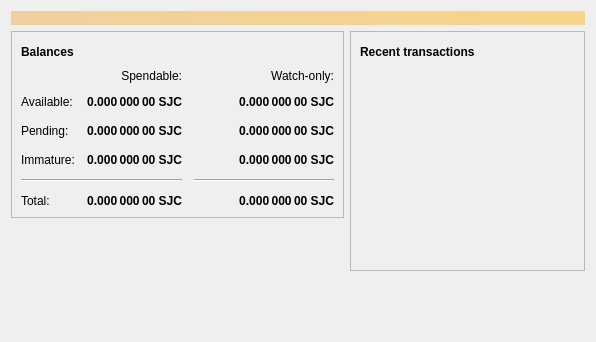
<?xml version="1.0" encoding="UTF-8"?>
<ui version="4.0">
 <class>OverviewPage</class>
 <widget class="QWidget" name="OverviewPage">
  <property name="geometry">
   <rect>
    <x>0</x>
    <y>0</y>
    <width>596</width>
    <height>342</height>
   </rect>
  </property>
  <property name="windowTitle">
   <string>Form</string>
  </property>
  <layout class="QVBoxLayout" name="topLayout">
   <item>
    <widget class="QLabel" name="labelAlerts">
     <property name="visible">
      <bool>false</bool>
     </property>
     <property name="styleSheet">
      <string notr="true">QLabel { background-color: qlineargradient(x1: 0, y1: 0, x2: 1, y2: 0, stop:0 #F0D0A0, stop:1 #F8D488); color:#000000; }</string>
     </property>
     <property name="wordWrap">
      <bool>true</bool>
     </property>
     <property name="margin">
      <number>3</number>
     </property>
     <property name="textInteractionFlags">
      <set>Qt::TextSelectableByMouse</set>
     </property>
    </widget>
   </item>
   <item>
    <layout class="QHBoxLayout" name="horizontalLayout" stretch="1,1">
     <item>
      <layout class="QVBoxLayout" name="verticalLayout_2">
       <item>
        <widget class="QFrame" name="frame">
         <property name="frameShape">
          <enum>QFrame::StyledPanel</enum>
         </property>
         <property name="frameShadow">
          <enum>QFrame::Raised</enum>
         </property>
         <layout class="QVBoxLayout" name="verticalLayout_4">
          <item>
           <layout class="QHBoxLayout" name="horizontalLayout_4">
            <item>
             <widget class="QLabel" name="label_5">
              <property name="font">
               <font>
                <weight>75</weight>
                <bold>true</bold>
               </font>
              </property>
              <property name="text">
               <string>Balances</string>
              </property>
             </widget>
            </item>
            <item>
             <widget class="QPushButton" name="labelWalletStatus">
              <property name="enabled">
               <bool>true</bool>
              </property>
              <property name="maximumSize">
               <size>
                <width>30</width>
                <height>16777215</height>
               </size>
              </property>
              <property name="toolTip">
               <string>The displayed information may be out of date. Your wallet automatically synchronizes with the Sojucoin network after a connection is established, but this process has not completed yet.</string>
              </property>
              <property name="text">
               <string/>
              </property>
              <property name="icon">
               <iconset resource="../bitcoin.qrc">
                <normaloff>:/icons/warning</normaloff>
                <disabledoff>:/icons/warning</disabledoff>:/icons/warning</iconset>
              </property>
              <property name="iconSize">
               <size>
                <width>24</width>
                <height>24</height>
               </size>
              </property>
              <property name="flat">
               <bool>true</bool>
              </property>
             </widget>
            </item>
            <item>
             <spacer name="horizontalSpacer_3">
              <property name="orientation">
               <enum>Qt::Horizontal</enum>
              </property>
              <property name="sizeHint" stdset="0">
               <size>
                <width>40</width>
                <height>20</height>
               </size>
              </property>
             </spacer>
            </item>
           </layout>
          </item>
          <item>
           <layout class="QGridLayout" name="gridLayout">
            <property name="spacing">
             <number>12</number>
            </property>
            <item row="2" column="2">
             <widget class="QLabel" name="labelWatchPending">
              <property name="font">
               <font>
                <weight>75</weight>
                <bold>true</bold>
               </font>
              </property>
              <property name="cursor">
               <cursorShape>IBeamCursor</cursorShape>
              </property>
              <property name="toolTip">
               <string>Unconfirmed transactions to watch-only addresses</string>
              </property>
              <property name="text">
               <string notr="true">0.000 000 00 SJC</string>
              </property>
              <property name="alignment">
               <set>Qt::AlignRight|Qt::AlignTrailing|Qt::AlignVCenter</set>
              </property>
              <property name="textInteractionFlags">
               <set>Qt::LinksAccessibleByMouse|Qt::TextSelectableByKeyboard|Qt::TextSelectableByMouse</set>
              </property>
             </widget>
            </item>
            <item row="2" column="1">
             <widget class="QLabel" name="labelUnconfirmed">
              <property name="font">
               <font>
                <weight>75</weight>
                <bold>true</bold>
               </font>
              </property>
              <property name="cursor">
               <cursorShape>IBeamCursor</cursorShape>
              </property>
              <property name="toolTip">
               <string>Total of transactions that have yet to be confirmed, and do not yet count toward the spendable balance</string>
              </property>
              <property name="text">
               <string notr="true">0.000 000 00 SJC</string>
              </property>
              <property name="alignment">
               <set>Qt::AlignRight|Qt::AlignTrailing|Qt::AlignVCenter</set>
              </property>
              <property name="textInteractionFlags">
               <set>Qt::LinksAccessibleByMouse|Qt::TextSelectableByKeyboard|Qt::TextSelectableByMouse</set>
              </property>
             </widget>
            </item>
            <item row="3" column="2">
             <widget class="QLabel" name="labelWatchImmature">
              <property name="font">
               <font>
                <weight>75</weight>
                <bold>true</bold>
               </font>
              </property>
              <property name="cursor">
               <cursorShape>IBeamCursor</cursorShape>
              </property>
              <property name="toolTip">
               <string>Mined balance in watch-only addresses that has not yet matured</string>
              </property>
              <property name="text">
               <string notr="true">0.000 000 00 SJC</string>
              </property>
              <property name="alignment">
               <set>Qt::AlignRight|Qt::AlignTrailing|Qt::AlignVCenter</set>
              </property>
              <property name="textInteractionFlags">
               <set>Qt::LinksAccessibleByMouse|Qt::TextSelectableByKeyboard|Qt::TextSelectableByMouse</set>
              </property>
             </widget>
            </item>
            <item row="4" column="0" colspan="2">
             <widget class="Line" name="line">
              <property name="orientation">
               <enum>Qt::Horizontal</enum>
              </property>
             </widget>
            </item>
            <item row="4" column="2">
             <widget class="Line" name="lineWatchBalance">
              <property name="sizePolicy">
               <sizepolicy hsizetype="Preferred" vsizetype="Fixed">
                <horstretch>0</horstretch>
                <verstretch>0</verstretch>
               </sizepolicy>
              </property>
              <property name="minimumSize">
               <size>
                <width>140</width>
                <height>0</height>
               </size>
              </property>
              <property name="orientation">
               <enum>Qt::Horizontal</enum>
              </property>
             </widget>
            </item>
            <item row="5" column="0">
             <widget class="QLabel" name="labelTotalText">
              <property name="text">
               <string>Total:</string>
              </property>
             </widget>
            </item>
            <item row="3" column="1">
             <widget class="QLabel" name="labelImmature">
              <property name="font">
               <font>
                <weight>75</weight>
                <bold>true</bold>
               </font>
              </property>
              <property name="cursor">
               <cursorShape>IBeamCursor</cursorShape>
              </property>
              <property name="toolTip">
               <string>Mined balance that has not yet matured</string>
              </property>
              <property name="text">
               <string notr="true">0.000 000 00 SJC</string>
              </property>
              <property name="alignment">
               <set>Qt::AlignRight|Qt::AlignTrailing|Qt::AlignVCenter</set>
              </property>
              <property name="textInteractionFlags">
               <set>Qt::LinksAccessibleByMouse|Qt::TextSelectableByKeyboard|Qt::TextSelectableByMouse</set>
              </property>
             </widget>
            </item>
            <item row="2" column="3">
             <spacer name="horizontalSpacer_2">
              <property name="orientation">
               <enum>Qt::Horizontal</enum>
              </property>
              <property name="sizeHint" stdset="0">
               <size>
                <width>40</width>
                <height>20</height>
               </size>
              </property>
             </spacer>
            </item>
            <item row="3" column="0">
             <widget class="QLabel" name="labelImmatureText">
              <property name="text">
               <string>Immature:</string>
              </property>
             </widget>
            </item>
            <item row="5" column="1">
             <widget class="QLabel" name="labelTotal">
              <property name="font">
               <font>
                <weight>75</weight>
                <bold>true</bold>
               </font>
              </property>
              <property name="cursor">
               <cursorShape>IBeamCursor</cursorShape>
              </property>
              <property name="toolTip">
               <string>Your current total balance</string>
              </property>
              <property name="text">
               <string notr="true">0.000 000 00 SJC</string>
              </property>
              <property name="alignment">
               <set>Qt::AlignRight|Qt::AlignTrailing|Qt::AlignVCenter</set>
              </property>
              <property name="textInteractionFlags">
               <set>Qt::LinksAccessibleByMouse|Qt::TextSelectableByKeyboard|Qt::TextSelectableByMouse</set>
              </property>
             </widget>
            </item>
            <item row="5" column="2">
             <widget class="QLabel" name="labelWatchTotal">
              <property name="font">
               <font>
                <weight>75</weight>
                <bold>true</bold>
               </font>
              </property>
              <property name="cursor">
               <cursorShape>IBeamCursor</cursorShape>
              </property>
              <property name="toolTip">
               <string>Current total balance in watch-only addresses</string>
              </property>
              <property name="text">
               <string notr="true">0.000 000 00 SJC</string>
              </property>
              <property name="alignment">
               <set>Qt::AlignRight|Qt::AlignTrailing|Qt::AlignVCenter</set>
              </property>
              <property name="textInteractionFlags">
               <set>Qt::LinksAccessibleByMouse|Qt::TextSelectableByKeyboard|Qt::TextSelectableByMouse</set>
              </property>
             </widget>
            </item>
            <item row="0" column="2">
             <widget class="QLabel" name="labelWatchonly">
              <property name="text">
               <string>Watch-only:</string>
              </property>
              <property name="alignment">
               <set>Qt::AlignRight|Qt::AlignTrailing|Qt::AlignVCenter</set>
              </property>
             </widget>
            </item>
            <item row="1" column="0">
             <widget class="QLabel" name="labelBalanceText">
              <property name="text">
               <string>Available:</string>
              </property>
             </widget>
            </item>
            <item row="1" column="1">
             <widget class="QLabel" name="labelBalance">
              <property name="font">
               <font>
                <weight>75</weight>
                <bold>true</bold>
               </font>
              </property>
              <property name="cursor">
               <cursorShape>IBeamCursor</cursorShape>
              </property>
              <property name="toolTip">
               <string>Your current spendable balance</string>
              </property>
              <property name="text">
               <string notr="true">0.000 000 00 SJC</string>
              </property>
              <property name="alignment">
               <set>Qt::AlignRight|Qt::AlignTrailing|Qt::AlignVCenter</set>
              </property>
              <property name="textInteractionFlags">
               <set>Qt::LinksAccessibleByMouse|Qt::TextSelectableByKeyboard|Qt::TextSelectableByMouse</set>
              </property>
             </widget>
            </item>
            <item row="1" column="2">
             <widget class="QLabel" name="labelWatchAvailable">
              <property name="font">
               <font>
                <weight>75</weight>
                <bold>true</bold>
               </font>
              </property>
              <property name="cursor">
               <cursorShape>IBeamCursor</cursorShape>
              </property>
              <property name="toolTip">
               <string>Your current balance in watch-only addresses</string>
              </property>
              <property name="text">
               <string notr="true">0.000 000 00 SJC</string>
              </property>
              <property name="alignment">
               <set>Qt::AlignRight|Qt::AlignTrailing|Qt::AlignVCenter</set>
              </property>
              <property name="textInteractionFlags">
               <set>Qt::LinksAccessibleByMouse|Qt::TextSelectableByKeyboard|Qt::TextSelectableByMouse</set>
              </property>
             </widget>
            </item>
            <item row="2" column="0">
             <widget class="QLabel" name="labelPendingText">
              <property name="text">
               <string>Pending:</string>
              </property>
             </widget>
            </item>
            <item row="0" column="1">
             <widget class="QLabel" name="labelSpendable">
              <property name="text">
               <string>Spendable:</string>
              </property>
              <property name="alignment">
               <set>Qt::AlignRight|Qt::AlignTrailing|Qt::AlignVCenter</set>
              </property>
             </widget>
            </item>
           </layout>
          </item>
         </layout>
        </widget>
       </item>
       <item>
        <spacer name="verticalSpacer">
         <property name="orientation">
          <enum>Qt::Vertical</enum>
         </property>
         <property name="sizeHint" stdset="0">
          <size>
           <width>20</width>
           <height>40</height>
          </size>
         </property>
        </spacer>
       </item>
      </layout>
     </item>
     <item>
      <layout class="QVBoxLayout" name="verticalLayout_3">
       <item>
        <widget class="QFrame" name="frame_2">
         <property name="frameShape">
          <enum>QFrame::StyledPanel</enum>
         </property>
         <property name="frameShadow">
          <enum>QFrame::Raised</enum>
         </property>
         <layout class="QVBoxLayout" name="verticalLayout">
          <item>
           <layout class="QHBoxLayout" name="horizontalLayout_2">
            <item>
             <widget class="QLabel" name="label_4">
              <property name="font">
               <font>
                <weight>75</weight>
                <bold>true</bold>
               </font>
              </property>
              <property name="text">
               <string>Recent transactions</string>
              </property>
             </widget>
            </item>
            <item>
             <widget class="QPushButton" name="labelTransactionsStatus">
              <property name="enabled">
               <bool>true</bool>
              </property>
              <property name="maximumSize">
               <size>
                <width>30</width>
                <height>16777215</height>
               </size>
              </property>
              <property name="toolTip">
               <string>The displayed information may be out of date. Your wallet automatically synchronizes with the Sojucoin network after a connection is established, but this process has not completed yet.</string>
              </property>
              <property name="text">
               <string/>
              </property>
              <property name="icon">
               <iconset resource="../bitcoin.qrc">
                <normaloff>:/icons/warning</normaloff>
                <disabledoff>:/icons/warning</disabledoff>:/icons/warning</iconset>
              </property>
              <property name="iconSize">
               <size>
                <width>24</width>
                <height>24</height>
               </size>
              </property>
              <property name="flat">
               <bool>true</bool>
              </property>
             </widget>
            </item>
            <item>
             <spacer name="horizontalSpacer">
              <property name="orientation">
               <enum>Qt::Horizontal</enum>
              </property>
              <property name="sizeHint" stdset="0">
               <size>
                <width>40</width>
                <height>20</height>
               </size>
              </property>
             </spacer>
            </item>
           </layout>
          </item>
          <item>
           <widget class="QListView" name="listTransactions">
            <property name="styleSheet">
             <string notr="true">QListView { background: transparent; }</string>
            </property>
            <property name="frameShape">
             <enum>QFrame::NoFrame</enum>
            </property>
            <property name="verticalScrollBarPolicy">
             <enum>Qt::ScrollBarAlwaysOff</enum>
            </property>
            <property name="horizontalScrollBarPolicy">
             <enum>Qt::ScrollBarAlwaysOff</enum>
            </property>
            <property name="selectionMode">
             <enum>QAbstractItemView::NoSelection</enum>
            </property>
           </widget>
          </item>
         </layout>
        </widget>
       </item>
       <item>
        <spacer name="verticalSpacer_2">
         <property name="orientation">
          <enum>Qt::Vertical</enum>
         </property>
         <property name="sizeHint" stdset="0">
          <size>
           <width>20</width>
           <height>40</height>
          </size>
         </property>
        </spacer>
       </item>
      </layout>
     </item>
    </layout>
   </item>
  </layout>
 </widget>
 <resources/>
 <connections/>
</ui>
